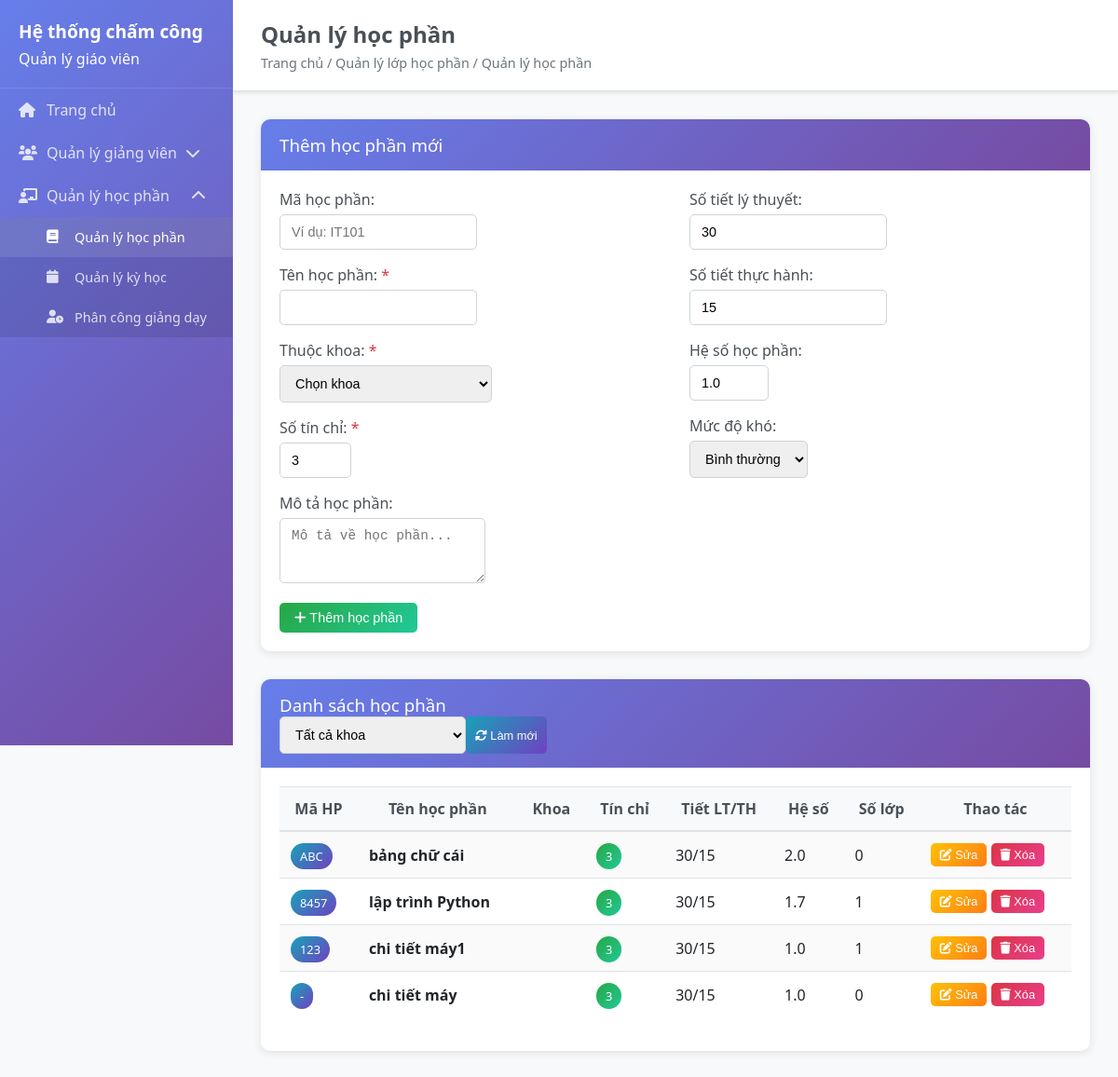
The page /subjects on the database as committed earlier.
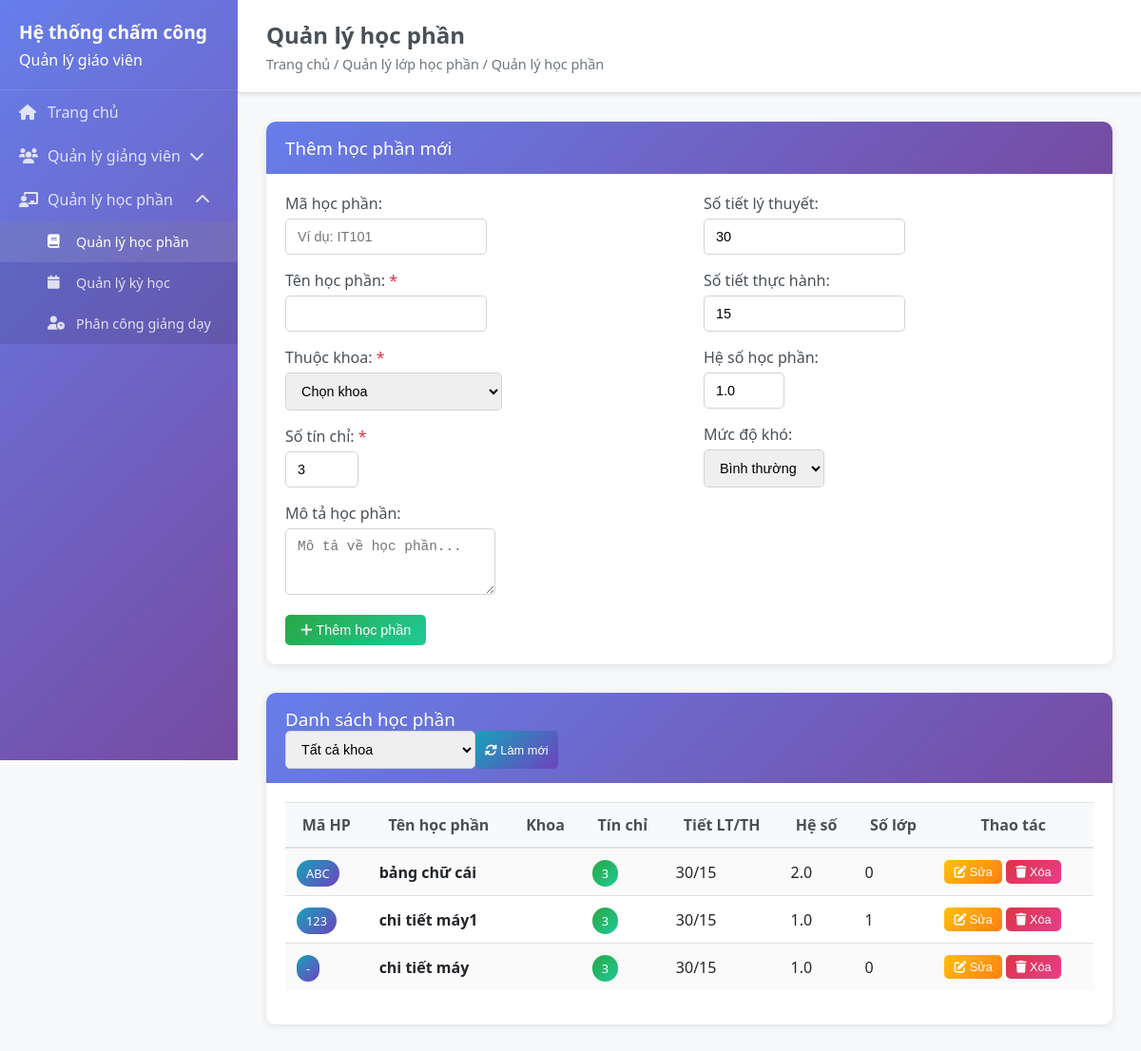
The same page on the database as committed later.
### backend/models/subject.py (models this page shows, shortened)
class Subject(BaseModel):
    __tablename__ = 'subjects'
    code = db.Column(db.String(20), unique=True, nullable=True)
    name = db.Column(db.String(100), nullable=False)
    credits = db.Column(db.Integer, default=3)
    department_id = db.Column(db.Integer, db.ForeignKey('departments.id'), nullable=True, default=1)
    theory_hours = db.Column(db.Integer, default=0)
    practice_hours = db.Column(db.Integer, default=0)
    total_hours = db.Column(db.Integer, default=0)
    subject_coefficient = db.Column(db.Numeric(3, 2), default=1.0)
    difficulty_level = db.Column(db.String(20), default='normal')
    description = db.Column(db.Text, nullable=True)
    prerequisites = db.Column(db.Text, nullable=True)
    department = db.Column(db.String(100), nullable=True)
    student_count = db.Column(db.Integer, default=0)
    is_active = db.Column(db.Boolean, default=True)
    department_ref = db.relationship('Department', foreign_keys=[department_id], backref='subjects')
    @property
    def total_classes(self):
        try:
            from models.teaching_assignment import TeachingAssignment
            return TeachingAssignment.query.filter_by(subject_id=self.id).count()
        except:
            return 0

### backend/app.py (the view, shortened to what this page needs)
@app.route('/subjects')
def subjects():
    try:
        subjects_list = []
        departments_list = []
        if 'Subject' in globals():
            subjects_list = Subject.query.filter_by(is_active=True).order_by(Subject.created_at.desc()).all()
        if 'Department' in globals():
            departments_list = Department.query.filter_by(is_active=True).order_by(Department.name).all()
            print(f"Found {len(departments_list)} departments for subjects")
        return render_template('subjects.html',
                             subjects=subjects_list,
                             departments=departments_list)
    except Exception as e:
        print(f"Error in subjects route: {e}")
        import traceback
        traceback.print_exc()
        return render_template('subjects.html', subjects=[], departments=[])

### frontend/templates/subjects.html (shortened to what this page needs)
<!DOCTYPE html>
<html lang="en">
<head>
    <link rel="stylesheet" href="{{ url_for('static', filename='css/style.css') }}">
</head>
<body>
    {% extends "base.html" %}
    {% block page_title %}Quản lý học phần{% endblock %}
    {% block breadcrumb %}Trang chủ / Quản lý lớp học phần / Quản lý học phần{% endblock %}
    {% block content %}
    <div class="card">
        <div class="card-header">
            <h3>Thêm học phần mới</h3>
        </div>
        <div class="card-body">
            <form id="subject-form">
                <div class="row">
                    <div class="col-md-6">
                        <div class="form-group">
                            <label for="subject-code">Mã học phần:</label>
                            <input type="text" id="subject-code" name="code" class="form-control" placeholder="Ví dụ: IT101">
                        </div>
                        <div class="form-group">
                            <label for="subject-name">Tên học phần: <span class="text-danger">*</span></label>
                            <input type="text" id="subject-name" name="name" class="form-control" required>
                        </div>
                        <div class="form-group">
                            <label for="subject-department">Thuộc khoa: <span class="text-danger">*</span></label>
                            <select id="subject-department" name="department_id" class="form-control" required>
                                <option value="">Chọn khoa</option>
                            </select>
                        </div>
                        <div class="form-group">
                            <label for="subject-credits">Số tín chỉ: <span class="text-danger">*</span></label>
                            <input type="number" id="subject-credits" name="credits" class="form-control" min="1" max="10" value="3" required>
                        </div>
                    </div>
                    <div class="col-md-6">
                        <div class="form-group">
                            <label for="subject-theory-hours">Số tiết lý thuyết:</label>
                            <input type="number" id="subject-theory-hours" name="theory_hours" class="form-control" min="0" value="30">
                        </div>
                        <div class="form-group">
                            <label for="subject-practice-hours">Số tiết thực hành:</label>
                            <input type="number" id="subject-practice-hours" name="practice_hours" class="form-control" min="0" value="15">
                        </div>
                        <div class="form-group">
                            <label for="subject-coefficient">Hệ số học phần:</label>
                            <input type="number" id="subject-coefficient" name="subject_coefficient" class="form-control" step="0.1" min="0.5" max="3.0" value="1.0">
                        </div>
                        <div class="form-group">
                            <label for="subject-difficulty">Mức độ khó:</label>
                            <select id="subject-difficulty" name="difficulty_level" class="form-control">
                                <option value="normal">Bình thường</option>
                            </select>
                        </div>
                    </div>
                </div>
                <div class="form-group">
                    <label for="subject-description">Mô tả học phần:</label>
                    <textarea id="subject-description" name="description" class="form-control" rows="3" placeholder="Mô tả về học phần..."></textarea>
                </div>
                <button type="submit" class="btn btn-success" id="submit-btn">
                    <i class="fas fa-plus"></i> Thêm học phần
                </button>
            </form>
        </div>
    </div>
    <div class="card">
        <div class="card-header">
            <h3>Danh sách học phần</h3>
            <div class="d-flex">
                <select id="filter-department" class="form-control mr-2" style="width: 200px;">
                    <option value="">Tất cả khoa</option>
                </select>
                <button class="btn btn-info btn-sm" onclick="refreshSubjectsList()">
                    <i class="fas fa-sync-alt"></i> Làm mới
                </button>
            </div>
        </div>
        <div class="card-body">
            <div class="table-responsive">
                <table class="table table-striped">
                    <thead>
                        <tr>
                            <th>Mã HP</th>
                            <th>Tên học phần</th>
                            <th>Khoa</th>
                            <th>Tín chỉ</th>
                            <th>Tiết LT/TH</th>
                            <th>Hệ số</th>
                            <th>Số lớp</th>
                            <th>Thao tác</th>
                        </tr>
                    </thead>
                    <tbody id="subjects-tbody">
                        {% for subject in subjects %}
                        <tr>
                            <td><span class="badge badge-info">{{ subject.code or '-' }}</span></td>
                            <td><strong>{{ subject.name }}</strong></td>
                            <td>{{ subject.department_abbreviation }}</td>
                            <td><span class="badge badge-success">{{ subject.credits }}</span></td>
                            <td>{{ subject.theory_hours }}/{{ subject.practice_hours }}</td>
                            <td>{{ "%.1f"|format(subject.subject_coefficient) }}</td>
                            <td>{{ subject.total_classes }}</td>
                            <td>
                                <button class="btn btn-warning btn-sm" onclick="editSubject({{ subject.id }})">
                                    <i class="fas fa-edit"></i> Sửa
                                </button>
                                <button class="btn btn-danger btn-sm" onclick="deleteSubject({{ subject.id }})">
                                    <i class="fas fa-trash"></i> Xóa
                                </button>
                            </td>
                        </tr>
                        {% else %}
                        <tr>
                            <td colspan="8" style="text-align: center;">Chưa có học phần nào</td>
                        </tr>
                        {% endfor %}
                    </tbody>
                </table>
            </div>
        </div>
    </div>
    {% endblock %}

### frontend/templates/base.html (shortened to what this page needs)
<!DOCTYPE html>
<html lang="vi">
<head>
    <link rel="stylesheet" href="{{ url_for('static', filename='css/style.css') }}">
    <link rel="stylesheet" href="https://cdnjs.cloudflare.com/ajax/libs/font-awesome/6.0.0/css/all.min.css">
</head>
<body>
    <div class="sidebar">
        <div class="sidebar-header">
            <h1>Hệ thống chấm công</h1>
            <p>Quản lý giáo viên</p>
        </div>
        <nav class="sidebar-nav">
            <ul>
                <li>
                    <a href="{{ url_for('index') }}" {% if request.endpoint == 'index' %}class="active"{% endif %}>
                        <i class="fas fa-home"></i> Trang chủ
                    </a>
                </li>
                <li class="has-dropdown">
                    <a href="#" class="dropdown-toggle">
                        <i class="fas fa-users"></i> Quản lý giảng viên
                        <i class="fas fa-chevron-down dropdown-icon"></i>
                    </a>
                </li>
                <li class="has-dropdown">
                    <a href="#" class="dropdown-toggle">
                        <i class="fas fa-chalkboard-teacher"></i> Quản lý học phần
                        <i class="fas fa-chevron-down dropdown-icon"></i>
                    </a>
                    <ul class="dropdown-menu">
                        <li><a href="{{ url_for('subjects') }}"><i class="fas fa-book"></i> Quản lý học phần</a></li>
                        <li><a href="{{ url_for('semesters') }}"><i class="fas fa-calendar"></i> Quản lý kỳ học</a></li>
                        <li><a href="{{ url_for('teaching_assignments') }}"><i class="fas fa-user-clock"></i> Phân công giảng dạy</a></li>
                    </ul>
                </li>
            </ul>
        </nav>
    </div>
    <div class="main-content">
        <header class="main-header">
            <h2>{% block page_title %}Trang chủ{% endblock %}</h2>
            <div class="breadcrumb">{% block breadcrumb %}Trang chủ{% endblock %}</div>
        </header>
        <main class="content">
            {% block content %}{% endblock %}
        </main>
    </div>
</body>
</html>

### frontend/static/css/style.css (style rules this page uses)
* { margin: 0; padding: 0; box-sizing: border-box; }
body { font-family: 'Segoe UI', Tahoma, Geneva, Verdana, sans-serif; background-color: #f8f9fa; color: #333; }
.sidebar { position: fixed; top: 0; left: 0; height: 100vh; width: 250px; background: linear-gradient(135deg, #667eea 0%, #764ba2 100%); color: white; z-index: 1000; overflow-y: auto; }
.sidebar-header { padding: 20px; border-bottom: 1px solid rgba(255,255,255,0.1); }
.sidebar-header h1 { font-size: 1.2rem; margin-bottom: 5px; }
.sidebar-nav ul { list-style: none; padding: 0; }
.sidebar-nav a { display: flex; align-items: center; padding: 12px 20px; color: rgba(255,255,255,0.8); text-decoration: none; transition: all 0.3s ease; }
.sidebar-nav a:hover, .sidebar-nav a.active { background-color: rgba(255,255,255,0.1); color: white; }
.sidebar-nav i { margin-right: 10px; width: 20px; }
.has-dropdown > a { position: relative; }
.dropdown-icon { margin-left: auto; transition: transform 0.3s ease; }
.has-dropdown.open .dropdown-icon { transform: rotate(180deg); }
.dropdown-menu { max-height: 0; overflow: hidden; transition: max-height 0.3s ease; background-color: rgba(0,0,0,0.1); }
.has-dropdown.open .dropdown-menu { max-height: 500px; }
.dropdown-menu a { padding-left: 50px; font-size: 0.9rem; }
.main-content { margin-left: 250px; min-height: 100vh; }
.main-header { background: white; padding: 20px 30px; border-bottom: 1px solid #dee2e6; box-shadow: 0 2px 4px rgba(0,0,0,0.1); }
.main-header h2 { margin-bottom: 5px; color: #495057; }
.breadcrumb { color: #6c757d; font-size: 0.9rem; }
.content { padding: 30px; }
.card { background: white; border-radius: 10px; box-shadow: 0 2px 10px rgba(0,0,0,0.1); margin-bottom: 30px; border: none; }
.card-header { background: linear-gradient(135deg, #667eea 0%, #764ba2 100%); color: white; padding: 15px 20px; border-radius: 10px 10px 0 0; border-bottom: none; }
.card-header h3, .card-header h5 { margin: 0; font-weight: 500; }
.card-body { padding: 20px; }
.form-group { margin-bottom: 1rem; }
.form-group label { font-weight: 500; margin-bottom: 5px; display: block; color: #495057; }
.form-control { border: 1px solid #ced4da; border-radius: 5px; padding: 10px 12px; font-size: 0.9rem; transition: all 0.3s ease; }
.btn { border-radius: 5px; padding: 8px 16px; font-size: 0.9rem; font-weight: 500; border: none; cursor: pointer; transition: all 0.3s ease; text-decoration: none; display: inline-block; }
.btn-success { background: linear-gradient(135deg, #28a745, #20c997); color: white; }
.btn-warning { background: linear-gradient(135deg, #ffc107, #fd7e14); color: white; }
.btn-danger { background: linear-gradient(135deg, #dc3545, #e83e8c); color: white; }
.btn-info { background: linear-gradient(135deg, #17a2b8, #6f42c1); color: white; }
.btn-sm { padding: 5px 10px; font-size: 0.8rem; }
.table { width: 100%; margin-bottom: 1rem; color: #212529; border-collapse: collapse; }
.table th, .table td { padding: 12px; vertical-align: middle; border-top: 1px solid #dee2e6; }
.table thead th { background-color: #f8f9fa; border-bottom: 2px solid #dee2e6; font-weight: 600; color: #495057; }
.table-striped tbody tr:nth-of-type(odd) { background-color: rgba(0,0,0,0.02); }
.table-responsive { overflow-x: auto; }
.badge { padding: 5px 10px; border-radius: 20px; font-size: 0.8rem; font-weight: 500; }
.badge-info { background: linear-gradient(135deg, #17a2b8, #6f42c1); color: white; }
.badge-success { background: linear-gradient(135deg, #28a745, #20c997); color: white; }
.text-danger { color: #dc3545; }
.d-flex { display: flex; }
.row { display: flex; flex-wrap: wrap; margin: 0 -15px; }
.col-md-3, .col-md-4, .col-md-6, .col-md-8, .col-12 { padding: 0 15px; }
.col-md-6 { flex: 0 0 50%; max-width: 50%; }

Rows that differ between the two databases and show on the page:
removed Subject: code "8457", name "lập trình Python", credits "3", theory_hours "30", practice_hours "15", subject_coefficient "1.7", total_classes "1"
